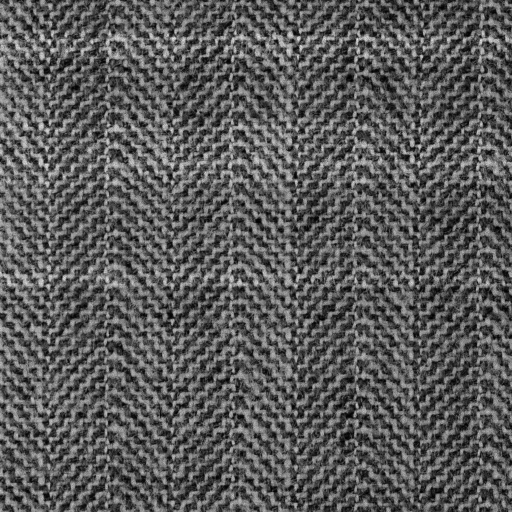
#> input picture Exercise 1/carpet.png, 512 x 512 px
$ jupyter execute 1_sample.ipynb
#> lines starting #> are read from the running program, lines starting #| are printed output that depends on the picture
# Spatial sampling

Import required modules

[cell 1]
import cv2
from scipy.ndimage.filters import gaussian_filter
import matplotlib.pyplot as plt
import matplotlib
import numpy as np

## Helper functions

Read image from input file into a `numpy.ndarray` variable of two dimensions (grayscale) with 32-bit float entries.

[cell 2]
def read_input_image(input_file_name):
    """
    Read image from input file into a numpy.ndarray variable of two dimensions (grayscale) with 32-bit float entries.
    """

    # Set the flag argument to 0 so that the output has only one channel.
    return cv2.imread(input_file_name, 0).astype('float')

---

Save output image to a file.

[cell 3]
def write_output_image_to_file(output_image, output_file_name):
    """
    Save output image to a file.
    """

    cv2.imwrite(output_file_name, output_image)
    return

---

Ensure that the sub-sampling factor is not too large.

[cell 4]
def check_size(input_image, factor):
    """
    Check if the subsampling factor is too large.
    Input parameters:
        input_image: the input image
        factor: the required sub-sampling factor
    """

    condition1 = ((input_image.shape[0] // factor) == 0)
    condition2 = ((input_image.shape[1] // factor) == 0)

    if condition1 or condition2:
        print('Error! Subsampling rate is too large.')
        return 0

    else:
        print('Sub-sampling factor is permissible.')
        return 1

---

Sub-sample the image

[cell 5]
def subsample_image(input_image, factor):
    """
    Subsample the input image with the requested subsampling factor.
    Input parameters:
        input_image: the input image
        factor: the required sub-sampling factor
    Output:
        the sub-sampled image
    """

    # ************************************
    # TODO
    # ************************************
    # Currently, the output image is just being set to the input image.
    # Replace this with the appropriate sub-sampling code
    # Hint: You may do this using a double for loop, but there is also a way to do this with one line of code!
    # ************************************

    m, n = input_image.shape

    output_image = input_image[np.ix_(np.arange(0, m, factor), np.arange(0, n, factor))]

    return output_image

---

Apply a gaussian blurring to the image

[cell 6]
def gaussian_filter_image(input_image, sigma):
    """
    Apply a gaussian blurring to the image
    Input parameters:
        input_image: the input image
        sigma: strength of the required gaussian blurring
    Output:
        gaussian blurred image
    """

    # ************************************
    # TODO
    # ************************************
    # Currently, the output image is just being set to the input image.
    # Replace this with the appropriate code for smooth the image
    # Hint: Look at the modules being imported in the first cell of the notebook.
    # ************************************
    output_image = gaussian_filter(input_image, sigma)

    return output_image

---

Print the size of the image

[cell 7]
def print_image_size(image,image_name):
    """
    Print the size of the image
    Input parameters:
        image: the image whose size is required
        image_name: string to indicate the image content
    """

    print('Size of {:s}: {:d}, {:d}.'.format(image_name, image.shape[0], image.shape[1]))

---

Display an image

[cell 8]
def display_image(image,title):
    """
    Display an image
    Input parameters:
        image: the image to be displayed
        title: title of the figure
    """

    fig = matplotlib.pyplot.gcf()
    DPI = fig.get_dpi()
    plt.figure(figsize=(image.shape[0]/float(DPI),image.shape[1]/float(DPI)))
    plt.imshow(image, cmap=plt.cm.gray)
    plt.axis('off')
    plt.title(title)
    plt.show()

## Main function

[cell 9]
def main_function(input_file, factor, sigma):
    """
    Input parameters:
        input_file: path to the input image
        factor: sub-sampling factor
        sigma: strength of the gaussian blurring
    """

    # Read the input image
    I_input = read_input_image(input_file)

    # display the input image
    display_image(I_input, 'Input image')

    # Print the size of the input image
    print_image_size(I_input, 'Input image')
#| Size of Input image: 512, 512.

    print('\n==== ==== ==== ==== ==== ==== ==== ==== ==== ==== ==== ==== ====')

    # print the requested sub-sampling factor
    print('Requested sub-sampling factor: {:d}.'.format(factor))

    # check if the sub-sampling factor is permissible
    if check_size(I_input, factor) == 0:
        return -1

    print('\n==== ==== ==== ==== ==== ==== ==== ==== ==== ==== ==== ==== ====')

    # if requested, blur the image using a gaussian filter
    if (sigma != 0):
        print('Applying a gaussian blur to the image.')
        I_input = gaussian_filter_image(I_input, sigma)
#> in gaussian_filter_image, `output_image = gaussian_filter(input_image, sigma)`:
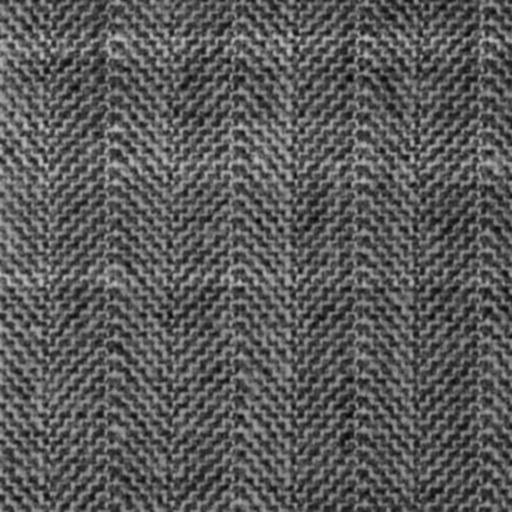
#> output_image: shape (512, 512) float64; min 4.88, max 195.6, mean 90.5
        display_image(I_input, 'Gaussian blurred image')
    else:
        print('Using the original image, without gaussian blurring.')

    print('\n==== ==== ==== ==== ==== ==== ==== ==== ==== ==== ==== ==== ====')

    # Sub-sample the image
    I_output = subsample_image(I_input, factor)
#> in subsample_image, `output_image = input_image[np.ix_(np.arange(0, m, factor), np.arange(0..`:
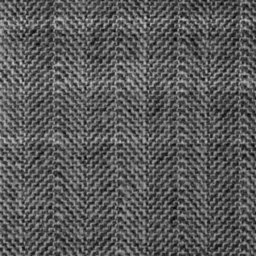
#> output_image: shape (256, 256) float64; min 8.3, max 194.7, mean 90.5

    # display the sub-sampled image
    display_image(I_output, 'Sub-sampled image')

    # Print the size of the subsampled image
    print_image_size(I_output, 'Sub-sampled image')
#| Size of Sub-sampled image: 256, 256.

$ run again, with Exercise 1/zurlim.png copied over Exercise 1/carpet.png
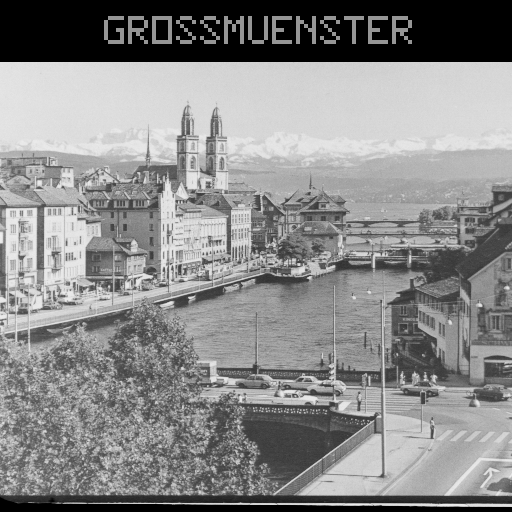
#> input picture Exercise 1/zurlim.png, 512 x 512 px
#| Size of Input image: 512, 512.
#> in gaussian_filter_image, `output_image = gaussian_filter(input_image, sigma)`:
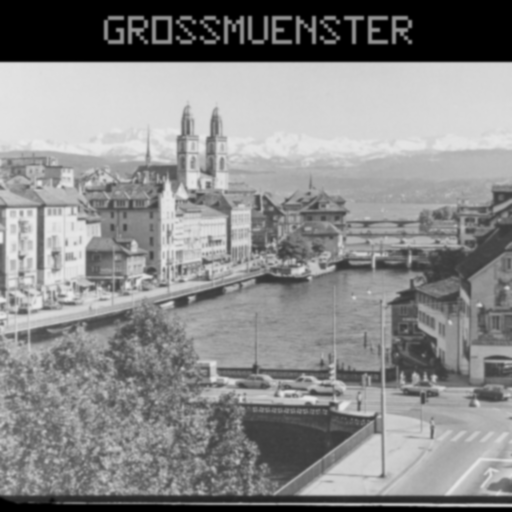
#> output_image: shape (512, 512) float64; min 0, max 234.4, mean 137.7
#> in subsample_image, `output_image = input_image[np.ix_(np.arange(0, m, factor), np.arange(0..`:
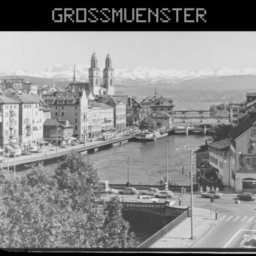
#> output_image: shape (256, 256) float64; min 0, max 234.1, mean 137.7
#| Size of Sub-sampled image: 256, 256.
